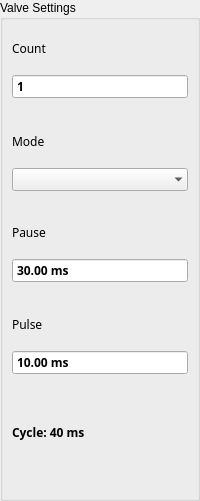
       <widget class="QGroupBox" name="groupBoxValveSettings">
        <property name="title">
         <string>Valve Settings</string>
        </property>
        <property name="alignment">
         <set>Qt::AlignLeading|Qt::AlignLeft|Qt::AlignTop</set>
        </property>
        <layout class="QGridLayout" name="gridLayout_8">
         <property name="leftMargin">
          <number>0</number>
         </property>
         <property name="topMargin">
          <number>0</number>
         </property>
         <property name="rightMargin">
          <number>0</number>
         </property>
         <property name="bottomMargin">
          <number>4</number>
         </property>
         <property name="spacing">
          <number>4</number>
         </property>
         <item row="0" column="0">
          <widget class="ContentBoardItem" name="widgetDashBoardCount" native="true">
           <property name="sizePolicy">
            <sizepolicy hsizetype="Expanding" vsizetype="Fixed">
             <horstretch>0</horstretch>
             <verstretch>0</verstretch>
            </sizepolicy>
           </property>
           <property name="minimumSize">
            <size>
             <width>0</width>
             <height>88</height>
            </size>
           </property>
           <property name="maximumSize">
            <size>
             <width>16777215</width>
             <height>88</height>
            </size>
           </property>
           <property name="styleSheet">
            <string notr="true">/*QFrame{
     background:rgb(249,247,248);
     min-height: 80px;
     max-height: 80px;
}

QLabel{
  background:rgb(249,247,248);
  color: rgb(39,51,66);
  font-size: 16px;
  font-family: Siemens Sans;
  min-height: 20px;
  max-height: 20px;
}

QDoubleSpinBox{
  background:rgb(255,255,255);
  color: rgb(39,51,66);
  font-size: 16px;
  font-weight: bold;
  font-family: Siemens Sans;
  min-height: 32px;
  max-height: 32px;
}*/

QDoubleSpinBox::focus{
 border: 2px solid rgb(0,95,135);
}





</string>
           </property>
           <layout class="QGridLayout" name="gridLayout_6">
            <property name="topMargin">
             <number>9</number>
            </property>
            <property name="bottomMargin">
             <number>9</number>
            </property>
            <item row="0" column="0">
             <widget class="QLabel" name="labelContentBoardCount">
              <property name="font">
               <font>
                <family>Siemens Sans</family>
               </font>
              </property>
              <property name="styleSheet">
               <string notr="true"/>
              </property>
              <property name="text">
               <string>Count     </string>
              </property>
             </widget>
            </item>
            <item row="1" column="0">
             <widget class="QDoubleSpinBox" name="doubleSpinBoxCount">
              <property name="sizePolicy">
               <sizepolicy hsizetype="Ignored" vsizetype="Fixed">
                <horstretch>0</horstretch>
                <verstretch>0</verstretch>
               </sizepolicy>
              </property>
              <property name="minimumSize">
               <size>
                <width>0</width>
                <height>0</height>
               </size>
              </property>
              <property name="font">
               <font>
                <family>Siemens Sans</family>
                <weight>75</weight>
                <bold>true</bold>
               </font>
              </property>
              <property name="focusPolicy">
               <enum>Qt::ClickFocus</enum>
              </property>
              <property name="styleSheet">
               <string notr="true"/>
              </property>
              <property name="wrapping">
               <bool>false</bool>
              </property>
              <property name="buttonSymbols">
               <enum>QAbstractSpinBox::NoButtons</enum>
              </property>
              <property name="keyboardTracking">
               <bool>false</bool>
              </property>
              <property name="suffix">
               <string/>
              </property>
              <property name="decimals">
               <number>0</number>
              </property>
              <property name="minimum">
               <double>1.000000000000000</double>
              </property>
              <property name="maximum">
               <double>10000.000000000000000</double>
              </property>
              <property name="singleStep">
               <double>1.000000000000000</double>
              </property>
              <property name="value">
               <double>1.000000000000000</double>
              </property>
             </widget>
            </item>
           </layout>
          </widget>
         </item>
         <item row="1" column="0">
          <widget class="ContentBoardItem" name="widgetDashBoardModus" native="true">
           <property name="sizePolicy">
            <sizepolicy hsizetype="Expanding" vsizetype="Fixed">
             <horstretch>0</horstretch>
             <verstretch>0</verstretch>
            </sizepolicy>
           </property>
           <property name="minimumSize">
            <size>
             <width>0</width>
             <height>88</height>
            </size>
           </property>
           <property name="maximumSize">
            <size>
             <width>16777215</width>
             <height>88</height>
            </size>
           </property>
           <property name="styleSheet">
            <string notr="true">/*QFrame{
     background:rgb(249,247,248);
     min-height: 80px;
     max-height: 80px;
}

QLabel{
  background:rgb(249,247,248);
  color: rgb(39,51,66);
  font-size: 16px;
  font-family: Siemens Sans;
  min-height: 20px;
  max-height: 20px;
}
*/

/*QComboBox
{
    background:rgb(255,255,255);
    color:rgb(39,51,66);
    font-size: 16px;
    font-weight: bold;
    font-family: Siemens Sans;
    border: 1px solid rgb(39,51,66); 
    min-height: 32px;
    max-height: 32px;
}



QComboBox QAbstractItemView
{
     selection-background-color: rgb(196,199,204);
     padding: 0px 0px 0px 0px;
}


QComboBox::drop-down
{
     width: 0px;
     color: white;
     border-left-width: 0px;
     margin: 0px;
 }
*/




</string>
           </property>
           <layout class="QGridLayout" name="gridLayout_3">
            <property name="leftMargin">
             <number>9</number>
            </property>
            <property name="rightMargin">
             <number>9</number>
            </property>
            <item row="2" column="0">
             <widget class="QComboBox" name="comboBoxMode">
              <property name="sizePolicy">
               <sizepolicy hsizetype="Ignored" vsizetype="Fixed">
                <horstretch>0</horstretch>
                <verstretch>0</verstretch>
               </sizepolicy>
              </property>
              <property name="minimumSize">
               <size>
                <width>0</width>
                <height>0</height>
               </size>
              </property>
              <property name="maximumSize">
               <size>
                <width>16777215</width>
                <height>16777215</height>
               </size>
              </property>
              <property name="font">
               <font>
                <family>Siemens Sans</family>
                <weight>75</weight>
                <bold>true</bold>
               </font>
              </property>
              <property name="focusPolicy">
               <enum>Qt::ClickFocus</enum>
              </property>
              <property name="styleSheet">
               <string notr="true"/>
              </property>
              <property name="currentIndex">
               <number>-1</number>
              </property>
              <property name="sizeAdjustPolicy">
               <enum>QComboBox::AdjustToContents</enum>
              </property>
              <property name="minimumContentsLength">
               <number>0</number>
              </property>
              <property name="iconSize">
               <size>
                <width>16</width>
                <height>16</height>
               </size>
              </property>
              <property name="frame">
               <bool>false</bool>
              </property>
              <property name="modelColumn">
               <number>0</number>
              </property>
             </widget>
            </item>
            <item row="1" column="0">
             <widget class="QLabel" name="labelContentBoardValveMode">
              <property name="font">
               <font>
                <family>Siemens Sans</family>
               </font>
              </property>
              <property name="styleSheet">
               <string notr="true"/>
              </property>
              <property name="text">
               <string>Mode      </string>
              </property>
             </widget>
            </item>
           </layout>
          </widget>
         </item>
         <item row="2" column="0">
          <widget class="ContentBoardItem" name="widgetDashBoardPause" native="true">
           <property name="sizePolicy">
            <sizepolicy hsizetype="Expanding" vsizetype="Fixed">
             <horstretch>0</horstretch>
             <verstretch>0</verstretch>
            </sizepolicy>
           </property>
           <property name="minimumSize">
            <size>
             <width>0</width>
             <height>88</height>
            </size>
           </property>
           <property name="maximumSize">
            <size>
             <width>16777215</width>
             <height>88</height>
            </size>
           </property>
           <property name="styleSheet">
            <string notr="true">/*QFrame{
     background:rgb(249,247,248);
     min-height: 80px;
     max-height: 80px;
}

QLabel{
  background:rgb(249,247,248);
  color: rgb(39,51,66);
  font-size: 16px;
  font-family: Siemens Sans;
  min-height: 20px;
  max-height: 20px;
}

QDoubleSpinBox{
  background:rgb(255,255,255);
  color: rgb(39,51,66);
  font-size: 16px;
  font-weight: bold;
  font-family: Siemens Sans;
  min-height: 32px;
  max-height: 32px;
}
*/

QDoubleSpinBox::focus{
 border: 2px solid rgb(0,95,135);
}

</string>
           </property>
           <layout class="QGridLayout" name="gridLayout_2">
            <property name="leftMargin">
             <number>9</number>
            </property>
            <property name="rightMargin">
             <number>9</number>
            </property>
            <item row="1" column="0">
             <widget class="QLabel" name="labelContentBoardPause">
              <property name="font">
               <font>
                <family>Siemens Sans</family>
               </font>
              </property>
              <property name="styleSheet">
               <string notr="true"/>
              </property>
              <property name="text">
               <string>Pause</string>
              </property>
             </widget>
            </item>
            <item row="2" column="0">
             <widget class="QDoubleSpinBox" name="doubleSpinBoxPause">
              <property name="sizePolicy">
               <sizepolicy hsizetype="Ignored" vsizetype="Fixed">
                <horstretch>0</horstretch>
                <verstretch>0</verstretch>
               </sizepolicy>
              </property>
              <property name="font">
               <font>
                <family>Siemens Sans</family>
                <weight>75</weight>
                <bold>true</bold>
               </font>
              </property>
              <property name="focusPolicy">
               <enum>Qt::ClickFocus</enum>
              </property>
              <property name="styleSheet">
               <string notr="true"/>
              </property>
              <property name="wrapping">
               <bool>false</bool>
              </property>
              <property name="buttonSymbols">
               <enum>QAbstractSpinBox::NoButtons</enum>
              </property>
              <property name="keyboardTracking">
               <bool>false</bool>
              </property>
              <property name="suffix">
               <string> ms</string>
              </property>
              <property name="decimals">
               <number>2</number>
              </property>
              <property name="minimum">
               <double>2.000000000000000</double>
              </property>
              <property name="maximum">
               <double>10000.000000000000000</double>
              </property>
              <property name="singleStep">
               <double>1.000000000000000</double>
              </property>
              <property name="value">
               <double>30.000000000000000</double>
              </property>
             </widget>
            </item>
           </layout>
          </widget>
         </item>
         <item row="3" column="0">
          <widget class="ContentBoardItem" name="widgetDashBoardPulse" native="true">
           <property name="sizePolicy">
            <sizepolicy hsizetype="Expanding" vsizetype="Fixed">
             <horstretch>0</horstretch>
             <verstretch>0</verstretch>
            </sizepolicy>
           </property>
           <property name="minimumSize">
            <size>
             <width>0</width>
             <height>88</height>
            </size>
           </property>
           <property name="maximumSize">
            <size>
             <width>16777215</width>
             <height>88</height>
            </size>
           </property>
           <property name="styleSheet">
            <string notr="true">/*QFrame{
     background:rgb(249,247,248);
     min-height: 80px;
     max-height: 80px;
}

QLabel{
  background:rgb(249,247,248);
  color: rgb(39,51,66);
  font-size: 16px;
  font-family: Siemens Sans;
  min-height: 20px;
  max-height: 20px;
}

QDoubleSpinBox{
background:rgb(255,255,255);
  color: rgb(39,51,66);
  font-size: 16px;
  font-weight: bold;
  font-family: Siemens Sans;
  min-height: 32px;
  max-height: 32px;
}
*/
QDoubleSpinBox::focus{
 border: 2px solid rgb(0,95,135);
}

</string>
           </property>
           <layout class="QGridLayout" name="gridLayout">
            <property name="leftMargin">
             <number>9</number>
            </property>
            <property name="rightMargin">
             <number>9</number>
            </property>
            <item row="1" column="0">
             <widget class="QLabel" name="labelContentBoardPulse">
              <property name="font">
               <font>
                <family>Siemens Sans</family>
               </font>
              </property>
              <property name="styleSheet">
               <string notr="true"/>
              </property>
              <property name="text">
               <string>Pulse</string>
              </property>
             </widget>
            </item>
            <item row="2" column="0">
             <widget class="QDoubleSpinBox" name="doubleSpinBoxPulse">
              <property name="sizePolicy">
               <sizepolicy hsizetype="Ignored" vsizetype="Fixed">
                <horstretch>0</horstretch>
                <verstretch>0</verstretch>
               </sizepolicy>
              </property>
              <property name="font">
               <font>
                <family>Siemens Sans</family>
                <weight>75</weight>
                <bold>true</bold>
               </font>
              </property>
              <property name="focusPolicy">
               <enum>Qt::ClickFocus</enum>
              </property>
              <property name="styleSheet">
               <string notr="true"/>
              </property>
              <property name="wrapping">
               <bool>false</bool>
              </property>
              <property name="buttonSymbols">
               <enum>QAbstractSpinBox::NoButtons</enum>
              </property>
              <property name="keyboardTracking">
               <bool>false</bool>
              </property>
              <property name="suffix">
               <string> ms</string>
              </property>
              <property name="decimals">
               <number>2</number>
              </property>
              <property name="minimum">
               <double>0.010000000000000</double>
              </property>
              <property name="maximum">
               <double>40.000000000000000</double>
              </property>
              <property name="singleStep">
               <double>0.010000000000000</double>
              </property>
              <property name="value">
               <double>10.000000000000000</double>
              </property>
             </widget>
            </item>
           </layout>
          </widget>
         </item>
         <item row="4" column="0">
          <widget class="ContentBoardItem" name="widgetDashBoardTitleCycle" native="true">
           <property name="sizePolicy">
            <sizepolicy hsizetype="Expanding" vsizetype="Fixed">
             <horstretch>0</horstretch>
             <verstretch>0</verstretch>
            </sizepolicy>
           </property>
           <property name="minimumSize">
            <size>
             <width>0</width>
             <height>88</height>
            </size>
           </property>
           <property name="maximumSize">
            <size>
             <width>16777215</width>
             <height>88</height>
            </size>
           </property>
           <property name="font">
            <font>
             <weight>75</weight>
             <bold>true</bold>
            </font>
           </property>
           <property name="styleSheet">
            <string notr="true">/*QFrame{
     background:rgb(249,247,248);
     min-height: 40px;
     max-height: 40px;
}

QLabel{
  background:rgb(249,247,248);
  color: rgb(39,51,66);
  font-size: 16px;
  font-family: Siemens Sans;
  min-height: 20px;
  max-height: 20px;
}
*/




</string>
           </property>
           <layout class="QGridLayout" name="gridLayout_7">
            <property name="leftMargin">
             <number>9</number>
            </property>
            <item row="0" column="0">
             <widget class="QLabel" name="labelContentBoardCycle">
              <property name="sizePolicy">
               <sizepolicy hsizetype="Preferred" vsizetype="Preferred">
                <horstretch>0</horstretch>
                <verstretch>0</verstretch>
               </sizepolicy>
              </property>
              <property name="font">
               <font>
                <family>Siemens Sans</family>
                <weight>75</weight>
                <bold>true</bold>
               </font>
              </property>
              <property name="styleSheet">
               <string notr="true"/>
              </property>
              <property name="text">
               <string>Cycle: 40 ms</string>
              </property>
              <property name="alignment">
               <set>Qt::AlignLeading|Qt::AlignLeft|Qt::AlignVCenter</set>
              </property>
             </widget>
            </item>
           </layout>
          </widget>
         </item>
         <item row="5" column="0">
          <spacer name="verticalSpacer_6">
           <property name="orientation">
            <enum>Qt::Vertical</enum>
           </property>
           <property name="sizeHint" stdset="0">
            <size>
             <width>20</width>
             <height>18</height>
            </size>
           </property>
          </spacer>
         </item>
        </layout>
       </widget>
